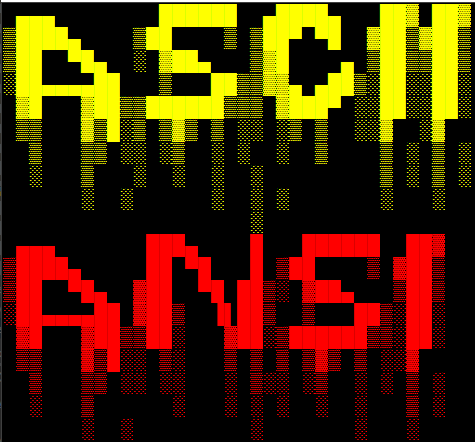
#> input picture icone.png, 475 x 442 px
$ python converte_img_em_ico.py icone.png
#> lines starting #> are read from the running program, lines starting #| are printed output that depends on the picture
from PIL import Image
from sys import argv, exit
from os import path
from pyinstaller_build_date import data_hora_build

versao = "0.1a"


def converter_imagem_para_ico(caminho_arquivo_entrada="icone.png", caminho_arquivo_ico="icone.ico", tamanho=256):
    # validando os inputs...
    # checa arquivo de entrada
#> called with caminho_arquivo_entrada = 'icone.png', caminho_arquivo_ico = 'icone.ico', tamanho = 256
    if not path.isfile(caminho_arquivo_entrada):
        print("Erro: Arquivo de entrada %s não existe!" % caminho_arquivo_entrada)
        exit(1)
    try:
        imagem = Image.open(caminho_arquivo_entrada)
#> imagem is the input picture: PIL image 475x442 RGBA; mean R, G, B, A 75.8, 40.9, 1.5, 255
        # converte para int se vier um str
        if isinstance(tamanho, str) and tamanho.isnumeric():
            tamanho = int(tamanho)
        elif isinstance(tamanho, int):
            pass
        else:
            print("Erro: tamanho (%s) deve ser um parâmetro numérico." % str(tamanho))
            exit(1)
        # checando se tamanho é um int válido
        if not 32 <= tamanho <= 256:
            print("Erro: Tamanho inválido, escolha um tamanho entre 32 e 256.")
            exit(1)
        print("Convertendo %s em %s (%sx%s)..." % (caminho_arquivo_entrada, caminho_arquivo_ico, tamanho, tamanho))
        # A biblioteca Pillow (PIL) suporta ícones multi-tamanho
        # Aqui, criamos um ícone de tamanho min 32 e maximo 256 pixels
        imagem = imagem.resize((tamanho, tamanho), Image.Resampling.LANCZOS)
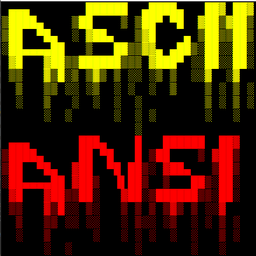
#> imagem: PIL image 256x256 RGBA; mean R, G, B, A 76.3, 41, 1.6, 255
        # Salvar a imagem como ícone ICO
        imagem.save(caminho_arquivo_ico, format="ICO")
    except Exception as e:
        print("Erro: Não foi possível converter arquivo %s (%s)." % (caminho_arquivo_entrada, str(e)))
        exit(1)


def mostra_help(nome_script):
    nome_script = path.splitext(path.basename(nome_script))[0]
    print("Este app converte um arquivo de imagem suportado pela biblioteca Pillow para o formato .ico")
    print("Exemplo:")
    print("%s -h ou %s --help - esta mensagem." % (nome_script, nome_script))
    print("%s - cria icone.ico a partir de icone.png." % nome_script)
    print("%s entrada.png - cria icone.ico a partir de entrada.png." % nome_script)
    print("%s entrada.png saida.ico - cria saida.ico a partir de entrada.png." % nome_script)
    print("%s entrada.png saida.ico 32 - cria saida.ico a partir de entrada.png com tamanho 32x32." % nome_script)


if __name__ == "__main__":
    script, *argumentos = argv
    print("%s versão %s lançado em %s por João Guilherme <joaogojunior@gmail.com>" %
          (path.splitext(path.basename(script))[0], versao, data_hora_build))
    if "-h" in argumentos or "--help" in argumentos:
        mostra_help(script)
    elif len(argumentos) <= 3:
        converter_imagem_para_ico(*argumentos)
    else:
        print("Erro: no maximo 3 parâmetros podem ser definidos.")
        mostra_help(script)
